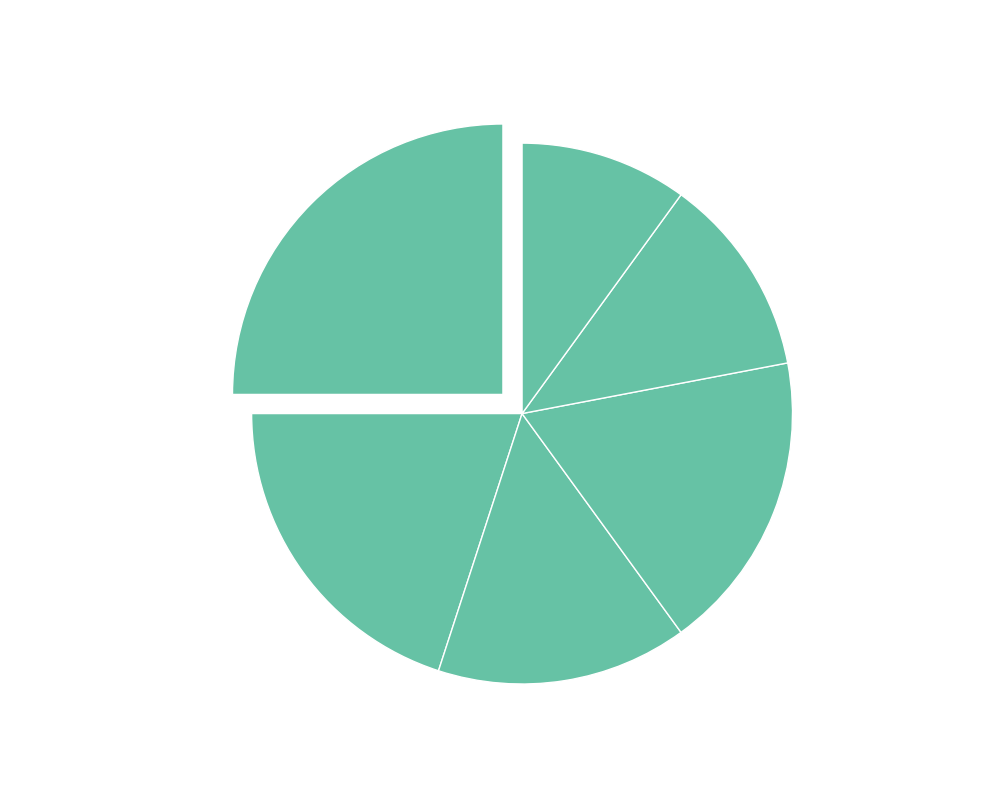

Write Python code to recreate this figure.
import matplotlib.pyplot as plt

percentages = [25, 20, 15, 18, 12, 10]

single_color = ['#66c2a5' for _ in range(len(percentages))]
explode = (0.1, 0, 0, 0, 0, 0)

fig, ax = plt.subplots(figsize=(10, 8))
ax.pie(
    percentages, 
    labels=None,  # No labels for the pie segments
    autopct=None,  # Remove percentage display
    startangle=90, 
    colors=single_color,
    explode=explode
)

ax.axis('equal')
plt.show()
